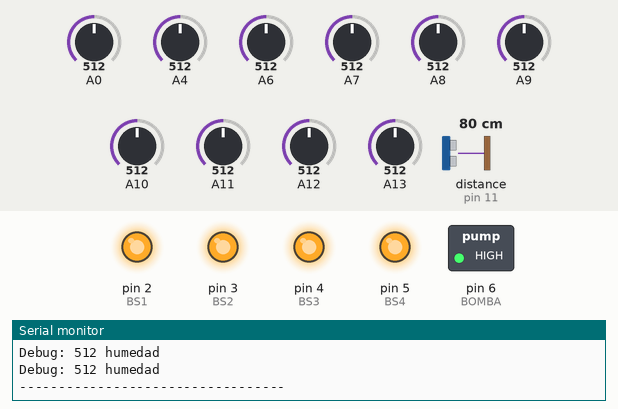
Bench run of a sketch on a simulated Arduino Mega 2560, built with avr-gcc and run on an emulated ATmega2560. On the bench: switched loads named in the sketch (green lamp = pin HIGH), output pins drawn as LEDs (lit = HIGH), the last lines printed to the serial monitor. Wiring (inferred from the names in the program): ultrasonic range finder: trigger pin 12; echo pin 11. Inputs (shaded band) come from the test bench; at power-on: A0 = 512, A6 = 512, A10 = 512, A12 = 512, A8 = 512, A4 = 512, A7 = 512, A9 = 512, A11 = 512, A13 = 512, distance to the obstacle (sensor on pin 11) 80 cm. The echo pulse lasts 58.3 µs per cm; pins used as bus, display or sensor lines are not drawn.

Above: at 1.2 s.
1.3 s: A0 set to 487
At 2.7 s:
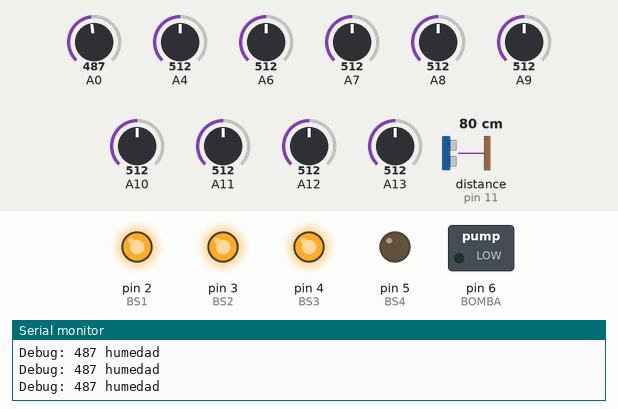
3.5 s: A6 set to 716
At 4.9 s:
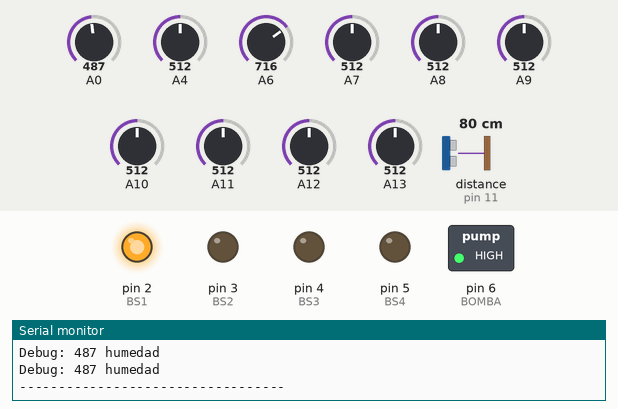
5.6 s: A10 set to 992
At 6.4 s:
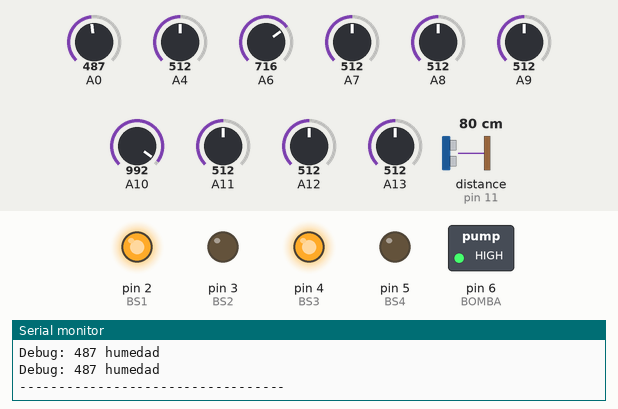
7.6 s: A12 set to 490
At 9.2 s:
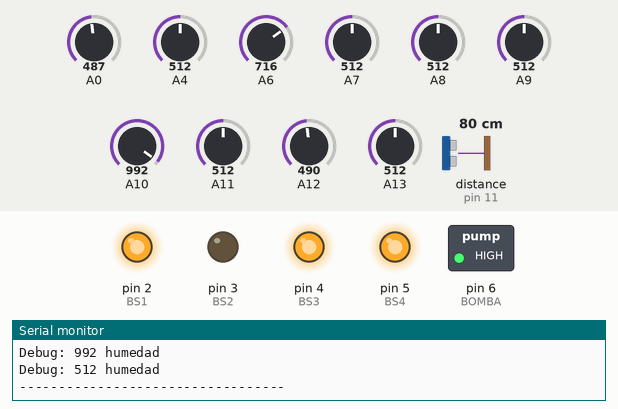
9.6 s: A8 set to 490
At 10.9 s:
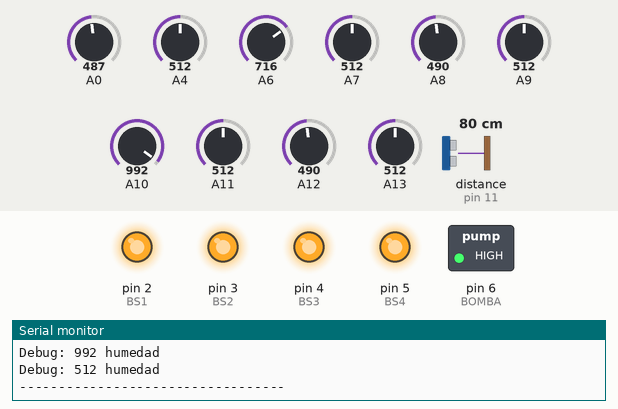
11.5 s: A6 set to 40
At 13.4 s:
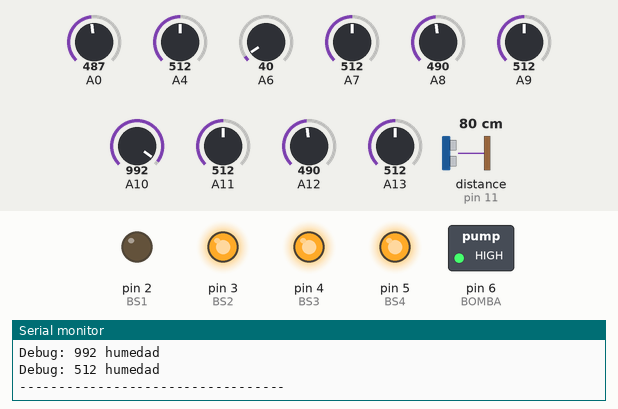
Timing chart, 0 to 14.4 s (numbered marks = the images above; inputs shaded):
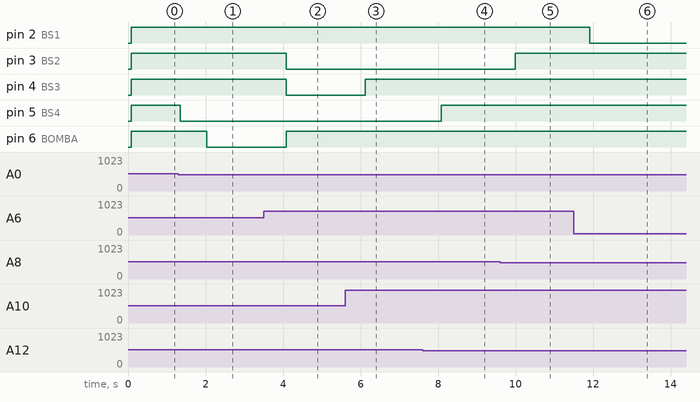

The sketch:

Riego_macetas.ino
```cpp
/**
 * @Authors
 * Adrian Suberville Perulero
 * Omar Olea Mayo
 * Samanta Riso Zuñiga
 * Rodrigo Maldonado Soriano
 * Netzai Diaz Murgo
 * Irving Cruz Suastegui
 * Osvaldo Cruz Suastegui
 * Samuel Carrillo
**/

// Libraries
#include <SoftwareSerial.h>
#include <Wire.h>

#define MAX_TMP 500
// Variables globales
#define ECHO 11
#define TRIGG 12

// PUERTO SERIE EMULADO: EL ARDUINO UNO TIENE SOLO 1 UART
SoftwareSerial mySerial(8, 9); //SIM800L Tx & Rx is connected to Arduino #8 & #9

// SDA : A4, SCL : A5

// Bombas selenoides
int BS1 = 2;
int BS2 = 3;
int BS3 = 4;
int BS4 = 5;

// Bomba
int BOMBA = 6;


void setup() {
  Serial.begin(9600); // Este nos habilita el monitor serie para poder visualizar los datos.
  for(int i = 2; i < 7; i++) pinMode(i,OUTPUT); // Programamos la variable Relevador como puerto de salida.
  initUltrasonico();
}

void loop() {
  Start();
  delay(500);                        // Dejamos pasar un tiempo poara que vuelva a tomar la lectura.
}

bool bomba = false, linea1 = false, linea2 = false, linea3 = false, linea4 = false;
void runSensorHumedad(){
  if(console(analogRead(A6)) || console(analogRead(A7))
  || console(analogRead(A8)) || console(analogRead(A9))
  || console(analogRead(A10)) || console(analogRead(A11))
  || console(analogRead(A12)) || console(analogRead(A13))){

    if(console(analogRead(A6)) || console(analogRead(A7)))  linea1 = true; else linea1 = false;
    if(console(analogRead(A8)) || console(analogRead(A9))) linea2 = true; else linea2 = false;
    if(console(analogRead(A10)) || console(analogRead(A11))) linea3 = true; else linea3 = false;
    if(console(analogRead(A12)) || console(analogRead(A13))) linea4 = true; else linea4 = false;
    bomba = true;
  } else{
      bomba = false;
  }
  if(bomba) digitalWrite(BOMBA,HIGH); else digitalWrite(BOMBA,LOW);
  if(linea1) digitalWrite(BS1, HIGH); else digitalWrite(BS1, LOW); // Linea 1
  if(linea2) digitalWrite(BS2, HIGH); else digitalWrite(BS2, LOW); // Linea 2
  if(linea3) digitalWrite(BS3, HIGH); else digitalWrite(BS3, LOW); // Linea 3
  if(linea4) digitalWrite(BS4, HIGH); else digitalWrite(BS4, LOW); // Linea 4
}

void ApagarBS(){
  bomba = false;
  linea1 = false;
  linea2 = false;
  linea3 = false;
  linea4 = false;
  for(int i = 2; i < 7; i++) digitalWrite(i,LOW);
}

boolean console(uint8_t pinA){ // Metodo para debugear la salida del sensor de humedad retorna el % de humedad
  int value = analogRead(pinA);
  Serial.print("Debug: ");
  Serial.print(value);
  Serial.println(" humedad");
  return value >= MAX_TMP;
}


void initUltrasonico(){
  pinMode(ECHO, INPUT);
  pinMode(TRIGG, OUTPUT);
}

bool runStateUltrasonico(){
  #define MAX_PROFUNDIDAD 50
  unsigned int tiempo, distancia;
  digitalWrite(TRIGG, LOW);
  delayMicroseconds(2);
  digitalWrite(TRIGG, HIGH);
  delayMicroseconds(10);
  digitalWrite(TRIGG, LOW);
  tiempo = pulseIn(ECHO, HIGH);
  distancia = tiempo / 58;
  float nivel = (100 - (distancia*100)/MAX_PROFUNDIDAD);
  Serial.print("Nivel de agua: ");
  Serial.print(nivel);
  Serial.println(" %");
  if (nivel > 10) {
    Serial.println("Aun hay agua");
    return true;
  } else {
    Serial.println("No hay agua");
    return false;
  }
}

void Start(){
  if(runStateUltrasonico()) runSensorHumedad(); else ApagarBS();
  Serial.println("----------------------------------");
}
```

Measured:
- the behaviour switches between 500 and 499 on A0 (found by bisection; images 0 and 1)
- after the input at 1.3 s, pin 5 (BS4): HIGH → LOW after 0.05 s; pin 6 (BOMBA): HIGH → LOW after 0.73 s
- after the input at 3.5 s, pin 3 (BS2), pin 4 (BS3): HIGH → LOW after 0.59 s; pin 6 (BOMBA): LOW → HIGH after 0.59 s
- after the input at 5.6 s, pin 4 (BS3): LOW → HIGH after 0.52 s
- after the input at 7.6 s, pin 5 (BS4): LOW → HIGH after 0.49 s
- after the input at 9.6 s, pin 3 (BS2): LOW → HIGH after 0.39 s
- after the input at 11.5 s, pin 2 (BS1): HIGH → LOW after 0.42 s
